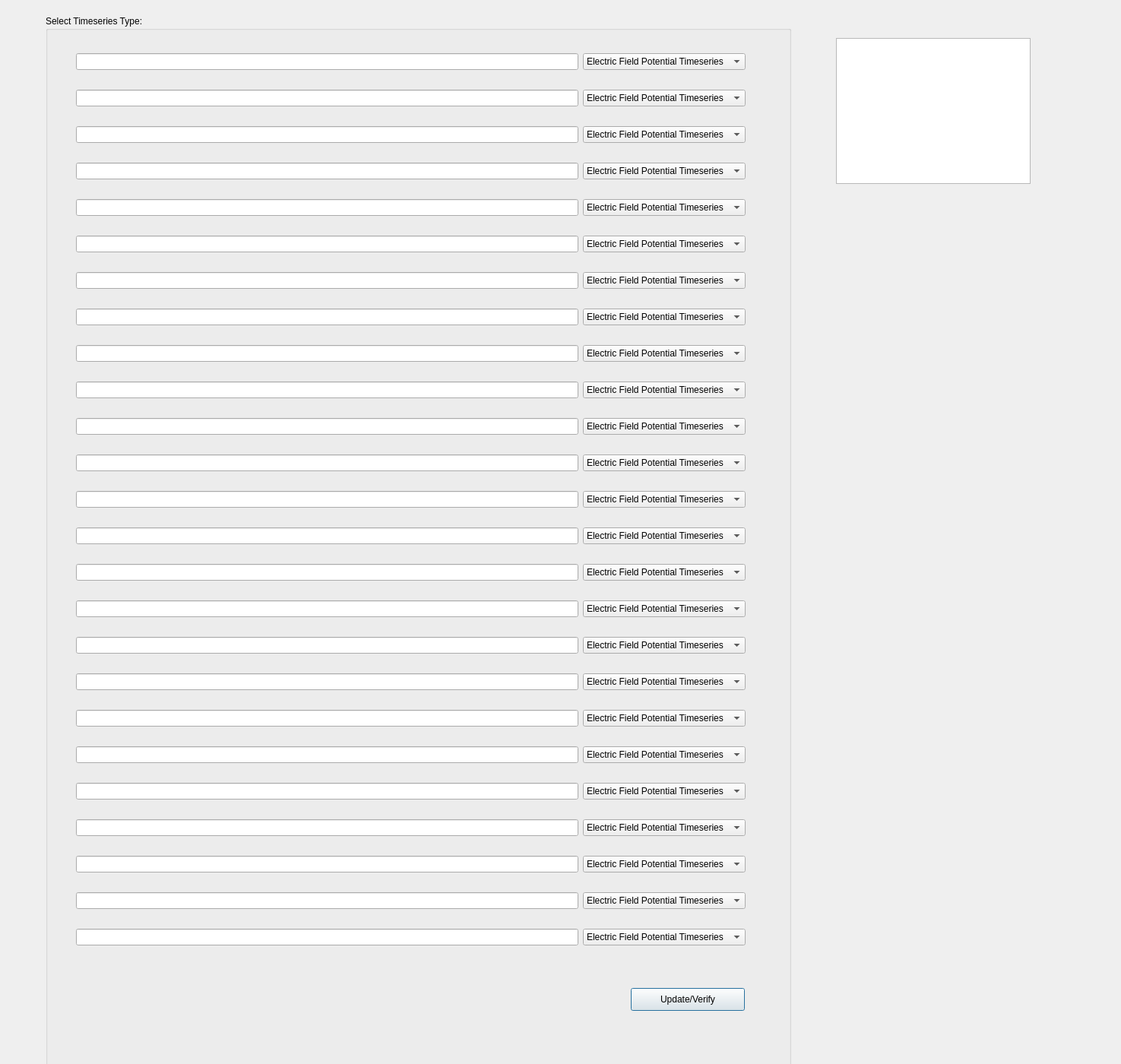
<?xml version="1.0" encoding="UTF-8"?>
<ui version="4.0">
 <class>Dialog</class>
 <widget class="QDialog" name="Dialog">
  <property name="geometry">
   <rect>
    <x>0</x>
    <y>0</y>
    <width>1475</width>
    <height>1400</height>
   </rect>
  </property>
  <property name="minimumSize">
   <size>
    <width>0</width>
    <height>1400</height>
   </size>
  </property>
  <property name="windowTitle">
   <string>Dialog</string>
  </property>
  <widget class="QGroupBox" name="time_series_translator_gb">
   <property name="geometry">
    <rect>
     <x>60</x>
     <y>20</y>
     <width>981</width>
     <height>1411</height>
    </rect>
   </property>
   <property name="minimumSize">
    <size>
     <width>0</width>
     <height>1400</height>
    </size>
   </property>
   <property name="title">
    <string>Select Timeseries Type:</string>
   </property>
   <widget class="QWidget" name="gridLayoutWidget">
    <property name="geometry">
     <rect>
      <x>40</x>
      <y>30</y>
      <width>881</width>
      <height>1221</height>
     </rect>
    </property>
    <layout class="QGridLayout" name="time_series_translator_grid">
     <item row="13" column="1">
      <widget class="QComboBox" name="overwrite_line_cb_14">
       <item>
        <property name="text">
         <string>Electric Field Potential Timeseries</string>
        </property>
       </item>
       <item>
        <property name="text">
         <string>Alignment Timeseries</string>
        </property>
       </item>
       <item>
        <property name="text">
         <string>Stimulus Timeseries</string>
        </property>
       </item>
       <item>
        <property name="text">
         <string>Other Timeseries Data</string>
        </property>
       </item>
      </widget>
     </item>
     <item row="17" column="1">
      <widget class="QComboBox" name="overwrite_line_cb_18">
       <item>
        <property name="text">
         <string>Electric Field Potential Timeseries</string>
        </property>
       </item>
       <item>
        <property name="text">
         <string>Alignment Timeseries</string>
        </property>
       </item>
       <item>
        <property name="text">
         <string>Stimulus Timeseries</string>
        </property>
       </item>
       <item>
        <property name="text">
         <string>Other Timeseries Data</string>
        </property>
       </item>
      </widget>
     </item>
     <item row="16" column="1">
      <widget class="QComboBox" name="overwrite_line_cb_17">
       <item>
        <property name="text">
         <string>Electric Field Potential Timeseries</string>
        </property>
       </item>
       <item>
        <property name="text">
         <string>Alignment Timeseries</string>
        </property>
       </item>
       <item>
        <property name="text">
         <string>Stimulus Timeseries</string>
        </property>
       </item>
       <item>
        <property name="text">
         <string>Other Timeseries Data</string>
        </property>
       </item>
      </widget>
     </item>
     <item row="14" column="1">
      <widget class="QComboBox" name="overwrite_line_cb_15">
       <item>
        <property name="text">
         <string>Electric Field Potential Timeseries</string>
        </property>
       </item>
       <item>
        <property name="text">
         <string>Alignment Timeseries</string>
        </property>
       </item>
       <item>
        <property name="text">
         <string>Stimulus Timeseries</string>
        </property>
       </item>
       <item>
        <property name="text">
         <string>Other Timeseries Data</string>
        </property>
       </item>
      </widget>
     </item>
     <item row="15" column="1">
      <widget class="QComboBox" name="overwrite_line_cb_16">
       <item>
        <property name="text">
         <string>Electric Field Potential Timeseries</string>
        </property>
       </item>
       <item>
        <property name="text">
         <string>Alignment Timeseries</string>
        </property>
       </item>
       <item>
        <property name="text">
         <string>Stimulus Timeseries</string>
        </property>
       </item>
       <item>
        <property name="text">
         <string>Other Timeseries Data</string>
        </property>
       </item>
      </widget>
     </item>
     <item row="20" column="1">
      <widget class="QComboBox" name="overwrite_line_cb_21">
       <item>
        <property name="text">
         <string>Electric Field Potential Timeseries</string>
        </property>
       </item>
       <item>
        <property name="text">
         <string>Alignment Timeseries</string>
        </property>
       </item>
       <item>
        <property name="text">
         <string>Stimulus Timeseries</string>
        </property>
       </item>
       <item>
        <property name="text">
         <string>Other Timeseries Data</string>
        </property>
       </item>
      </widget>
     </item>
     <item row="18" column="1">
      <widget class="QComboBox" name="overwrite_line_cb_19">
       <item>
        <property name="text">
         <string>Electric Field Potential Timeseries</string>
        </property>
       </item>
       <item>
        <property name="text">
         <string>Alignment Timeseries</string>
        </property>
       </item>
       <item>
        <property name="text">
         <string>Stimulus Timeseries</string>
        </property>
       </item>
       <item>
        <property name="text">
         <string>Other Timeseries Data</string>
        </property>
       </item>
      </widget>
     </item>
     <item row="21" column="1">
      <widget class="QComboBox" name="overwrite_line_cb_22">
       <item>
        <property name="text">
         <string>Electric Field Potential Timeseries</string>
        </property>
       </item>
       <item>
        <property name="text">
         <string>Alignment Timeseries</string>
        </property>
       </item>
       <item>
        <property name="text">
         <string>Stimulus Timeseries</string>
        </property>
       </item>
       <item>
        <property name="text">
         <string>Other Timeseries Data</string>
        </property>
       </item>
      </widget>
     </item>
     <item row="19" column="1">
      <widget class="QComboBox" name="overwrite_line_cb_20">
       <item>
        <property name="text">
         <string>Electric Field Potential Timeseries</string>
        </property>
       </item>
       <item>
        <property name="text">
         <string>Alignment Timeseries</string>
        </property>
       </item>
       <item>
        <property name="text">
         <string>Stimulus Timeseries</string>
        </property>
       </item>
       <item>
        <property name="text">
         <string>Other Timeseries Data</string>
        </property>
       </item>
      </widget>
     </item>
     <item row="9" column="1">
      <widget class="QComboBox" name="overwrite_line_cb_10">
       <item>
        <property name="text">
         <string>Electric Field Potential Timeseries</string>
        </property>
       </item>
       <item>
        <property name="text">
         <string>Alignment Timeseries</string>
        </property>
       </item>
       <item>
        <property name="text">
         <string>Stimulus Timeseries</string>
        </property>
       </item>
       <item>
        <property name="text">
         <string>Other Timeseries Data</string>
        </property>
       </item>
      </widget>
     </item>
     <item row="7" column="1">
      <widget class="QComboBox" name="overwrite_line_cb_8">
       <item>
        <property name="text">
         <string>Electric Field Potential Timeseries</string>
        </property>
       </item>
       <item>
        <property name="text">
         <string>Alignment Timeseries</string>
        </property>
       </item>
       <item>
        <property name="text">
         <string>Stimulus Timeseries</string>
        </property>
       </item>
       <item>
        <property name="text">
         <string>Other Timeseries Data</string>
        </property>
       </item>
      </widget>
     </item>
     <item row="10" column="1">
      <widget class="QComboBox" name="overwrite_line_cb_11">
       <item>
        <property name="text">
         <string>Electric Field Potential Timeseries</string>
        </property>
       </item>
       <item>
        <property name="text">
         <string>Alignment Timeseries</string>
        </property>
       </item>
       <item>
        <property name="text">
         <string>Stimulus Timeseries</string>
        </property>
       </item>
       <item>
        <property name="text">
         <string>Other Timeseries Data</string>
        </property>
       </item>
      </widget>
     </item>
     <item row="8" column="1">
      <widget class="QComboBox" name="overwrite_line_cb_9">
       <item>
        <property name="text">
         <string>Electric Field Potential Timeseries</string>
        </property>
       </item>
       <item>
        <property name="text">
         <string>Alignment Timeseries</string>
        </property>
       </item>
       <item>
        <property name="text">
         <string>Stimulus Timeseries</string>
        </property>
       </item>
       <item>
        <property name="text">
         <string>Other Timeseries Data</string>
        </property>
       </item>
      </widget>
     </item>
     <item row="11" column="1">
      <widget class="QComboBox" name="overwrite_line_cb_12">
       <item>
        <property name="text">
         <string>Electric Field Potential Timeseries</string>
        </property>
       </item>
       <item>
        <property name="text">
         <string>Alignment Timeseries</string>
        </property>
       </item>
       <item>
        <property name="text">
         <string>Stimulus Timeseries</string>
        </property>
       </item>
       <item>
        <property name="text">
         <string>Other Timeseries Data</string>
        </property>
       </item>
      </widget>
     </item>
     <item row="12" column="1">
      <widget class="QComboBox" name="overwrite_line_cb_13">
       <item>
        <property name="text">
         <string>Electric Field Potential Timeseries</string>
        </property>
       </item>
       <item>
        <property name="text">
         <string>Alignment Timeseries</string>
        </property>
       </item>
       <item>
        <property name="text">
         <string>Stimulus Timeseries</string>
        </property>
       </item>
       <item>
        <property name="text">
         <string>Other Timeseries Data</string>
        </property>
       </item>
      </widget>
     </item>
     <item row="23" column="1">
      <widget class="QComboBox" name="overwrite_line_cb_24">
       <item>
        <property name="text">
         <string>Electric Field Potential Timeseries</string>
        </property>
       </item>
       <item>
        <property name="text">
         <string>Alignment Timeseries</string>
        </property>
       </item>
       <item>
        <property name="text">
         <string>Stimulus Timeseries</string>
        </property>
       </item>
       <item>
        <property name="text">
         <string>Other Timeseries Data</string>
        </property>
       </item>
      </widget>
     </item>
     <item row="24" column="1">
      <widget class="QComboBox" name="overwrite_line_cb_25">
       <item>
        <property name="text">
         <string>Electric Field Potential Timeseries</string>
        </property>
       </item>
       <item>
        <property name="text">
         <string>Alignment Timeseries</string>
        </property>
       </item>
       <item>
        <property name="text">
         <string>Stimulus Timeseries</string>
        </property>
       </item>
       <item>
        <property name="text">
         <string>Other Timeseries Data</string>
        </property>
       </item>
      </widget>
     </item>
     <item row="22" column="1">
      <widget class="QComboBox" name="overwrite_line_cb_23">
       <item>
        <property name="text">
         <string>Electric Field Potential Timeseries</string>
        </property>
       </item>
       <item>
        <property name="text">
         <string>Alignment Timeseries</string>
        </property>
       </item>
       <item>
        <property name="text">
         <string>Stimulus Timeseries</string>
        </property>
       </item>
       <item>
        <property name="text">
         <string>Other Timeseries Data</string>
        </property>
       </item>
      </widget>
     </item>
     <item row="0" column="1">
      <widget class="QComboBox" name="overwrite_line_cb_1">
       <item>
        <property name="text">
         <string>Electric Field Potential Timeseries</string>
        </property>
       </item>
       <item>
        <property name="text">
         <string>Alignment Timeseries</string>
        </property>
       </item>
       <item>
        <property name="text">
         <string>Stimulus Timeseries</string>
        </property>
       </item>
       <item>
        <property name="text">
         <string>Other Timeseries Data</string>
        </property>
       </item>
      </widget>
     </item>
     <item row="2" column="1">
      <widget class="QComboBox" name="overwrite_line_cb_3">
       <item>
        <property name="text">
         <string>Electric Field Potential Timeseries</string>
        </property>
       </item>
       <item>
        <property name="text">
         <string>Alignment Timeseries</string>
        </property>
       </item>
       <item>
        <property name="text">
         <string>Stimulus Timeseries</string>
        </property>
       </item>
       <item>
        <property name="text">
         <string>Other Timeseries Data</string>
        </property>
       </item>
      </widget>
     </item>
     <item row="1" column="1">
      <widget class="QComboBox" name="overwrite_line_cb_2">
       <item>
        <property name="text">
         <string>Electric Field Potential Timeseries</string>
        </property>
       </item>
       <item>
        <property name="text">
         <string>Alignment Timeseries</string>
        </property>
       </item>
       <item>
        <property name="text">
         <string>Stimulus Timeseries</string>
        </property>
       </item>
       <item>
        <property name="text">
         <string>Other Timeseries Data</string>
        </property>
       </item>
      </widget>
     </item>
     <item row="3" column="1">
      <widget class="QComboBox" name="overwrite_line_cb_4">
       <item>
        <property name="text">
         <string>Electric Field Potential Timeseries</string>
        </property>
       </item>
       <item>
        <property name="text">
         <string>Alignment Timeseries</string>
        </property>
       </item>
       <item>
        <property name="text">
         <string>Stimulus Timeseries</string>
        </property>
       </item>
       <item>
        <property name="text">
         <string>Other Timeseries Data</string>
        </property>
       </item>
      </widget>
     </item>
     <item row="5" column="1">
      <widget class="QComboBox" name="overwrite_line_cb_6">
       <item>
        <property name="text">
         <string>Electric Field Potential Timeseries</string>
        </property>
       </item>
       <item>
        <property name="text">
         <string>Alignment Timeseries</string>
        </property>
       </item>
       <item>
        <property name="text">
         <string>Stimulus Timeseries</string>
        </property>
       </item>
       <item>
        <property name="text">
         <string>Other Timeseries Data</string>
        </property>
       </item>
      </widget>
     </item>
     <item row="4" column="1">
      <widget class="QComboBox" name="overwrite_line_cb_5">
       <item>
        <property name="text">
         <string>Electric Field Potential Timeseries</string>
        </property>
       </item>
       <item>
        <property name="text">
         <string>Alignment Timeseries</string>
        </property>
       </item>
       <item>
        <property name="text">
         <string>Stimulus Timeseries</string>
        </property>
       </item>
       <item>
        <property name="text">
         <string>Other Timeseries Data</string>
        </property>
       </item>
      </widget>
     </item>
     <item row="6" column="1">
      <widget class="QComboBox" name="overwrite_line_cb_7">
       <item>
        <property name="text">
         <string>Electric Field Potential Timeseries</string>
        </property>
       </item>
       <item>
        <property name="text">
         <string>Alignment Timeseries</string>
        </property>
       </item>
       <item>
        <property name="text">
         <string>Stimulus Timeseries</string>
        </property>
       </item>
       <item>
        <property name="text">
         <string>Other Timeseries Data</string>
        </property>
       </item>
      </widget>
     </item>
     <item row="0" column="0">
      <widget class="QLineEdit" name="overwrite_le_1">
       <property name="maximumSize">
        <size>
         <width>16777215</width>
         <height>16777215</height>
        </size>
       </property>
       <property name="focusPolicy">
        <enum>Qt::NoFocus</enum>
       </property>
       <property name="layoutDirection">
        <enum>Qt::LeftToRight</enum>
       </property>
       <property name="readOnly">
        <bool>true</bool>
       </property>
      </widget>
     </item>
     <item row="1" column="0">
      <widget class="QLineEdit" name="overwrite_le_2">
       <property name="maximumSize">
        <size>
         <width>16777215</width>
         <height>16777215</height>
        </size>
       </property>
       <property name="focusPolicy">
        <enum>Qt::NoFocus</enum>
       </property>
       <property name="layoutDirection">
        <enum>Qt::LeftToRight</enum>
       </property>
       <property name="readOnly">
        <bool>true</bool>
       </property>
      </widget>
     </item>
     <item row="2" column="0">
      <widget class="QLineEdit" name="overwrite_le_3">
       <property name="maximumSize">
        <size>
         <width>16777215</width>
         <height>16777215</height>
        </size>
       </property>
       <property name="focusPolicy">
        <enum>Qt::NoFocus</enum>
       </property>
       <property name="layoutDirection">
        <enum>Qt::LeftToRight</enum>
       </property>
       <property name="readOnly">
        <bool>true</bool>
       </property>
      </widget>
     </item>
     <item row="3" column="0">
      <widget class="QLineEdit" name="overwrite_le_4">
       <property name="maximumSize">
        <size>
         <width>16777215</width>
         <height>16777215</height>
        </size>
       </property>
       <property name="focusPolicy">
        <enum>Qt::NoFocus</enum>
       </property>
       <property name="layoutDirection">
        <enum>Qt::LeftToRight</enum>
       </property>
       <property name="readOnly">
        <bool>true</bool>
       </property>
      </widget>
     </item>
     <item row="4" column="0">
      <widget class="QLineEdit" name="overwrite_le_5">
       <property name="maximumSize">
        <size>
         <width>16777215</width>
         <height>16777215</height>
        </size>
       </property>
       <property name="focusPolicy">
        <enum>Qt::NoFocus</enum>
       </property>
       <property name="layoutDirection">
        <enum>Qt::LeftToRight</enum>
       </property>
       <property name="readOnly">
        <bool>true</bool>
       </property>
      </widget>
     </item>
     <item row="5" column="0">
      <widget class="QLineEdit" name="overwrite_le_6">
       <property name="maximumSize">
        <size>
         <width>16777215</width>
         <height>16777215</height>
        </size>
       </property>
       <property name="focusPolicy">
        <enum>Qt::NoFocus</enum>
       </property>
       <property name="layoutDirection">
        <enum>Qt::LeftToRight</enum>
       </property>
       <property name="readOnly">
        <bool>true</bool>
       </property>
      </widget>
     </item>
     <item row="6" column="0">
      <widget class="QLineEdit" name="overwrite_le_7">
       <property name="maximumSize">
        <size>
         <width>16777215</width>
         <height>16777215</height>
        </size>
       </property>
       <property name="focusPolicy">
        <enum>Qt::NoFocus</enum>
       </property>
       <property name="layoutDirection">
        <enum>Qt::LeftToRight</enum>
       </property>
       <property name="readOnly">
        <bool>true</bool>
       </property>
      </widget>
     </item>
     <item row="7" column="0">
      <widget class="QLineEdit" name="overwrite_le_8">
       <property name="maximumSize">
        <size>
         <width>16777215</width>
         <height>16777215</height>
        </size>
       </property>
       <property name="focusPolicy">
        <enum>Qt::NoFocus</enum>
       </property>
       <property name="layoutDirection">
        <enum>Qt::LeftToRight</enum>
       </property>
       <property name="readOnly">
        <bool>true</bool>
       </property>
      </widget>
     </item>
     <item row="8" column="0">
      <widget class="QLineEdit" name="overwrite_le_9">
       <property name="maximumSize">
        <size>
         <width>16777215</width>
         <height>16777215</height>
        </size>
       </property>
       <property name="focusPolicy">
        <enum>Qt::NoFocus</enum>
       </property>
       <property name="layoutDirection">
        <enum>Qt::LeftToRight</enum>
       </property>
       <property name="readOnly">
        <bool>true</bool>
       </property>
      </widget>
     </item>
     <item row="9" column="0">
      <widget class="QLineEdit" name="overwrite_le_10">
       <property name="maximumSize">
        <size>
         <width>16777215</width>
         <height>16777215</height>
        </size>
       </property>
       <property name="focusPolicy">
        <enum>Qt::NoFocus</enum>
       </property>
       <property name="layoutDirection">
        <enum>Qt::LeftToRight</enum>
       </property>
       <property name="readOnly">
        <bool>true</bool>
       </property>
      </widget>
     </item>
     <item row="10" column="0">
      <widget class="QLineEdit" name="overwrite_le_11">
       <property name="maximumSize">
        <size>
         <width>16777215</width>
         <height>16777215</height>
        </size>
       </property>
       <property name="focusPolicy">
        <enum>Qt::NoFocus</enum>
       </property>
       <property name="layoutDirection">
        <enum>Qt::LeftToRight</enum>
       </property>
       <property name="readOnly">
        <bool>true</bool>
       </property>
      </widget>
     </item>
     <item row="11" column="0">
      <widget class="QLineEdit" name="overwrite_le_12">
       <property name="maximumSize">
        <size>
         <width>16777215</width>
         <height>16777215</height>
        </size>
       </property>
       <property name="focusPolicy">
        <enum>Qt::NoFocus</enum>
       </property>
       <property name="layoutDirection">
        <enum>Qt::LeftToRight</enum>
       </property>
       <property name="readOnly">
        <bool>true</bool>
       </property>
      </widget>
     </item>
     <item row="12" column="0">
      <widget class="QLineEdit" name="overwrite_le_13">
       <property name="maximumSize">
        <size>
         <width>16777215</width>
         <height>16777215</height>
        </size>
       </property>
       <property name="focusPolicy">
        <enum>Qt::NoFocus</enum>
       </property>
       <property name="layoutDirection">
        <enum>Qt::LeftToRight</enum>
       </property>
       <property name="readOnly">
        <bool>true</bool>
       </property>
      </widget>
     </item>
     <item row="13" column="0">
      <widget class="QLineEdit" name="overwrite_le_14">
       <property name="maximumSize">
        <size>
         <width>16777215</width>
         <height>16777215</height>
        </size>
       </property>
       <property name="focusPolicy">
        <enum>Qt::NoFocus</enum>
       </property>
       <property name="layoutDirection">
        <enum>Qt::LeftToRight</enum>
       </property>
       <property name="readOnly">
        <bool>true</bool>
       </property>
      </widget>
     </item>
     <item row="14" column="0">
      <widget class="QLineEdit" name="overwrite_le_15">
       <property name="maximumSize">
        <size>
         <width>16777215</width>
         <height>16777215</height>
        </size>
       </property>
       <property name="focusPolicy">
        <enum>Qt::NoFocus</enum>
       </property>
       <property name="layoutDirection">
        <enum>Qt::LeftToRight</enum>
       </property>
       <property name="readOnly">
        <bool>true</bool>
       </property>
      </widget>
     </item>
     <item row="15" column="0">
      <widget class="QLineEdit" name="overwrite_le_16">
       <property name="maximumSize">
        <size>
         <width>16777215</width>
         <height>16777215</height>
        </size>
       </property>
       <property name="focusPolicy">
        <enum>Qt::NoFocus</enum>
       </property>
       <property name="layoutDirection">
        <enum>Qt::LeftToRight</enum>
       </property>
       <property name="readOnly">
        <bool>true</bool>
       </property>
      </widget>
     </item>
     <item row="16" column="0">
      <widget class="QLineEdit" name="overwrite_le_17">
       <property name="maximumSize">
        <size>
         <width>16777215</width>
         <height>16777215</height>
        </size>
       </property>
       <property name="focusPolicy">
        <enum>Qt::NoFocus</enum>
       </property>
       <property name="layoutDirection">
        <enum>Qt::LeftToRight</enum>
       </property>
       <property name="readOnly">
        <bool>true</bool>
       </property>
      </widget>
     </item>
     <item row="17" column="0">
      <widget class="QLineEdit" name="overwrite_le_18">
       <property name="maximumSize">
        <size>
         <width>16777215</width>
         <height>16777215</height>
        </size>
       </property>
       <property name="focusPolicy">
        <enum>Qt::NoFocus</enum>
       </property>
       <property name="layoutDirection">
        <enum>Qt::LeftToRight</enum>
       </property>
       <property name="readOnly">
        <bool>true</bool>
       </property>
      </widget>
     </item>
     <item row="18" column="0">
      <widget class="QLineEdit" name="overwrite_le_19">
       <property name="maximumSize">
        <size>
         <width>16777215</width>
         <height>16777215</height>
        </size>
       </property>
       <property name="focusPolicy">
        <enum>Qt::NoFocus</enum>
       </property>
       <property name="layoutDirection">
        <enum>Qt::LeftToRight</enum>
       </property>
       <property name="readOnly">
        <bool>true</bool>
       </property>
      </widget>
     </item>
     <item row="19" column="0">
      <widget class="QLineEdit" name="overwrite_le_20">
       <property name="maximumSize">
        <size>
         <width>16777215</width>
         <height>16777215</height>
        </size>
       </property>
       <property name="focusPolicy">
        <enum>Qt::NoFocus</enum>
       </property>
       <property name="layoutDirection">
        <enum>Qt::LeftToRight</enum>
       </property>
       <property name="readOnly">
        <bool>true</bool>
       </property>
      </widget>
     </item>
     <item row="20" column="0">
      <widget class="QLineEdit" name="overwrite_le_21">
       <property name="maximumSize">
        <size>
         <width>16777215</width>
         <height>16777215</height>
        </size>
       </property>
       <property name="focusPolicy">
        <enum>Qt::NoFocus</enum>
       </property>
       <property name="layoutDirection">
        <enum>Qt::LeftToRight</enum>
       </property>
       <property name="readOnly">
        <bool>true</bool>
       </property>
      </widget>
     </item>
     <item row="21" column="0">
      <widget class="QLineEdit" name="overwrite_le_22">
       <property name="maximumSize">
        <size>
         <width>16777215</width>
         <height>16777215</height>
        </size>
       </property>
       <property name="focusPolicy">
        <enum>Qt::NoFocus</enum>
       </property>
       <property name="layoutDirection">
        <enum>Qt::LeftToRight</enum>
       </property>
       <property name="readOnly">
        <bool>true</bool>
       </property>
      </widget>
     </item>
     <item row="22" column="0">
      <widget class="QLineEdit" name="overwrite_le_23">
       <property name="maximumSize">
        <size>
         <width>16777215</width>
         <height>16777215</height>
        </size>
       </property>
       <property name="focusPolicy">
        <enum>Qt::NoFocus</enum>
       </property>
       <property name="layoutDirection">
        <enum>Qt::LeftToRight</enum>
       </property>
       <property name="readOnly">
        <bool>true</bool>
       </property>
      </widget>
     </item>
     <item row="23" column="0">
      <widget class="QLineEdit" name="overwrite_le_24">
       <property name="maximumSize">
        <size>
         <width>16777215</width>
         <height>16777215</height>
        </size>
       </property>
       <property name="focusPolicy">
        <enum>Qt::NoFocus</enum>
       </property>
       <property name="layoutDirection">
        <enum>Qt::LeftToRight</enum>
       </property>
       <property name="readOnly">
        <bool>true</bool>
       </property>
      </widget>
     </item>
     <item row="24" column="0">
      <widget class="QLineEdit" name="overwrite_le_25">
       <property name="maximumSize">
        <size>
         <width>16777215</width>
         <height>16777215</height>
        </size>
       </property>
       <property name="focusPolicy">
        <enum>Qt::NoFocus</enum>
       </property>
       <property name="layoutDirection">
        <enum>Qt::LeftToRight</enum>
       </property>
       <property name="readOnly">
        <bool>true</bool>
       </property>
      </widget>
     </item>
    </layout>
   </widget>
   <widget class="QPushButton" name="pushButton">
    <property name="geometry">
     <rect>
      <x>770</x>
      <y>1280</y>
      <width>150</width>
      <height>30</height>
     </rect>
    </property>
    <property name="minimumSize">
     <size>
      <width>150</width>
      <height>30</height>
     </size>
    </property>
    <property name="text">
     <string>Update/Verify</string>
    </property>
   </widget>
  </widget>
  <widget class="QTableWidget" name="tableWidget">
   <property name="geometry">
    <rect>
     <x>1100</x>
     <y>50</y>
     <width>256</width>
     <height>192</height>
    </rect>
   </property>
  </widget>
 </widget>
 <resources/>
 <connections/>
</ui>
